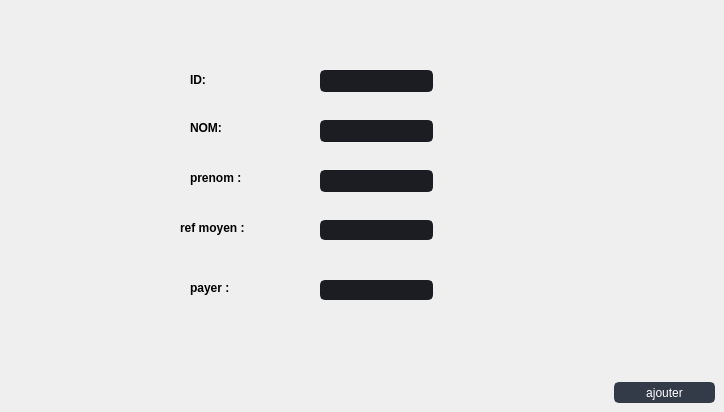
                       <widget class="QWidget" name="tab_6">
                        <attribute name="title">
                         <string>ajouter abonné</string>
                        </attribute>
                        <widget class="QLineEdit" name="lineEdit">
                         <property name="geometry">
                          <rect>
                           <x>320</x>
                           <y>70</y>
                           <width>113</width>
                           <height>22</height>
                          </rect>
                         </property>
                         <property name="styleSheet">
                          <string notr="true">QLineEdit {
	background-color: rgb(27, 29, 35);
	border-radius: 5px;
	border: 2px solid rgb(27, 29, 35);
	padding-left: 10px;
}
QLineEdit:hover {
	border: 2px solid rgb(64, 71, 88);
}
QLineEdit:focus {
	border: 2px solid rgb(91, 101, 124);
}</string>
                         </property>
                        </widget>
                        <widget class="QLabel" name="nom_2">
                         <property name="geometry">
                          <rect>
                           <x>190</x>
                           <y>70</y>
                           <width>61</width>
                           <height>20</height>
                          </rect>
                         </property>
                         <property name="font">
                          <font>
                           <pointsize>9</pointsize>
                           <weight>75</weight>
                           <bold>true</bold>
                           <underline>false</underline>
                          </font>
                         </property>
                         <property name="text">
                          <string>ID:</string>
                         </property>
                        </widget>
                        <widget class="QLabel" name="nom_3">
                         <property name="geometry">
                          <rect>
                           <x>190</x>
                           <y>120</y>
                           <width>55</width>
                           <height>16</height>
                          </rect>
                         </property>
                         <property name="font">
                          <font>
                           <pointsize>9</pointsize>
                           <weight>75</weight>
                           <bold>true</bold>
                           <underline>false</underline>
                          </font>
                         </property>
                         <property name="text">
                          <string>NOM:</string>
                         </property>
                        </widget>
                        <widget class="QLineEdit" name="lineEdit_2">
                         <property name="geometry">
                          <rect>
                           <x>320</x>
                           <y>120</y>
                           <width>113</width>
                           <height>22</height>
                          </rect>
                         </property>
                         <property name="styleSheet">
                          <string notr="true">QLineEdit {
	background-color: rgb(27, 29, 35);
	border-radius: 5px;
	border: 2px solid rgb(27, 29, 35);
	padding-left: 10px;
}
QLineEdit:hover {
	border: 2px solid rgb(64, 71, 88);
}
QLineEdit:focus {
	border: 2px solid rgb(91, 101, 124);
}</string>
                         </property>
                        </widget>
                        <widget class="QLineEdit" name="lineEdit_3">
                         <property name="geometry">
                          <rect>
                           <x>320</x>
                           <y>170</y>
                           <width>113</width>
                           <height>22</height>
                          </rect>
                         </property>
                         <property name="styleSheet">
                          <string notr="true">QLineEdit {
	background-color: rgb(27, 29, 35);
	border-radius: 5px;
	border: 2px solid rgb(27, 29, 35);
	padding-left: 10px;
}
QLineEdit:hover {
	border: 2px solid rgb(64, 71, 88);
}
QLineEdit:focus {
	border: 2px solid rgb(91, 101, 124);
}</string>
                         </property>
                        </widget>
                        <widget class="QLabel" name="nom_4">
                         <property name="geometry">
                          <rect>
                           <x>190</x>
                           <y>170</y>
                           <width>81</width>
                           <height>16</height>
                          </rect>
                         </property>
                         <property name="font">
                          <font>
                           <pointsize>9</pointsize>
                           <weight>75</weight>
                           <bold>true</bold>
                           <underline>false</underline>
                          </font>
                         </property>
                         <property name="text">
                          <string>prenom :</string>
                         </property>
                        </widget>
                        <widget class="QLabel" name="nom_5">
                         <property name="geometry">
                          <rect>
                           <x>180</x>
                           <y>220</y>
                           <width>101</width>
                           <height>16</height>
                          </rect>
                         </property>
                         <property name="font">
                          <font>
                           <pointsize>9</pointsize>
                           <weight>75</weight>
                           <bold>true</bold>
                           <underline>false</underline>
                          </font>
                         </property>
                         <property name="text">
                          <string>ref moyen :</string>
                         </property>
                        </widget>
                        <widget class="QLabel" name="nom_8">
                         <property name="geometry">
                          <rect>
                           <x>190</x>
                           <y>280</y>
                           <width>55</width>
                           <height>16</height>
                          </rect>
                         </property>
                         <property name="font">
                          <font>
                           <pointsize>9</pointsize>
                           <weight>75</weight>
                           <bold>true</bold>
                           <underline>false</underline>
                          </font>
                         </property>
                         <property name="text">
                          <string>payer :</string>
                         </property>
                        </widget>
                        <widget class="QLineEdit" name="lineEdit_4">
                         <property name="geometry">
                          <rect>
                           <x>320</x>
                           <y>220</y>
                           <width>113</width>
                           <height>20</height>
                          </rect>
                         </property>
                         <property name="styleSheet">
                          <string notr="true">QLineEdit {
	background-color: rgb(27, 29, 35);
	border-radius: 5px;
	border: 2px solid rgb(27, 29, 35);
	padding-left: 10px;
}
QLineEdit:hover {
	border: 2px solid rgb(64, 71, 88);
}
QLineEdit:focus {
	border: 2px solid rgb(91, 101, 124);
}</string>
                         </property>
                        </widget>
                        <widget class="QLineEdit" name="lineEdit_5">
                         <property name="geometry">
                          <rect>
                           <x>320</x>
                           <y>280</y>
                           <width>113</width>
                           <height>20</height>
                          </rect>
                         </property>
                         <property name="styleSheet">
                          <string notr="true">QLineEdit {
	background-color: rgb(27, 29, 35);
	border-radius: 5px;
	border: 2px solid rgb(27, 29, 35);
	padding-left: 10px;
}
QLineEdit:hover {
	border: 2px solid rgb(64, 71, 88);
}
QLineEdit:focus {
	border: 2px solid rgb(91, 101, 124);
}</string>
                         </property>
                        </widget>
                        <widget class="QPushButton" name="pushButton_AJOUTER">
                         <property name="geometry">
                          <rect>
                           <x>614</x>
                           <y>382</y>
                           <width>101</width>
                           <height>21</height>
                          </rect>
                         </property>
                         <property name="styleSheet">
                          <string notr="true">QPushButton {
	color: rgb(255, 255, 255);
	border: 2px solid rgb(52, 59, 72);
	font: 9pt &quot;Segoe UI&quot;;
	border-radius: 5px;	
	background-color: rgb(52, 59, 72);
}
QPushButton:hover {
	background-color: rgb(57, 65, 80);
	border: 2px solid rgb(61, 70, 86);
	

	background-position: right center;
    background-repeat: no-repeat;
}
QPushButton:pressed {	
	background-color: rgb(35, 40, 49);
	border: 2px solid rgb(43, 50, 61);
}</string>
                         </property>
                         <property name="text">
                          <string>ajouter</string>
                         </property>
                        </widget>
                       </widget>
